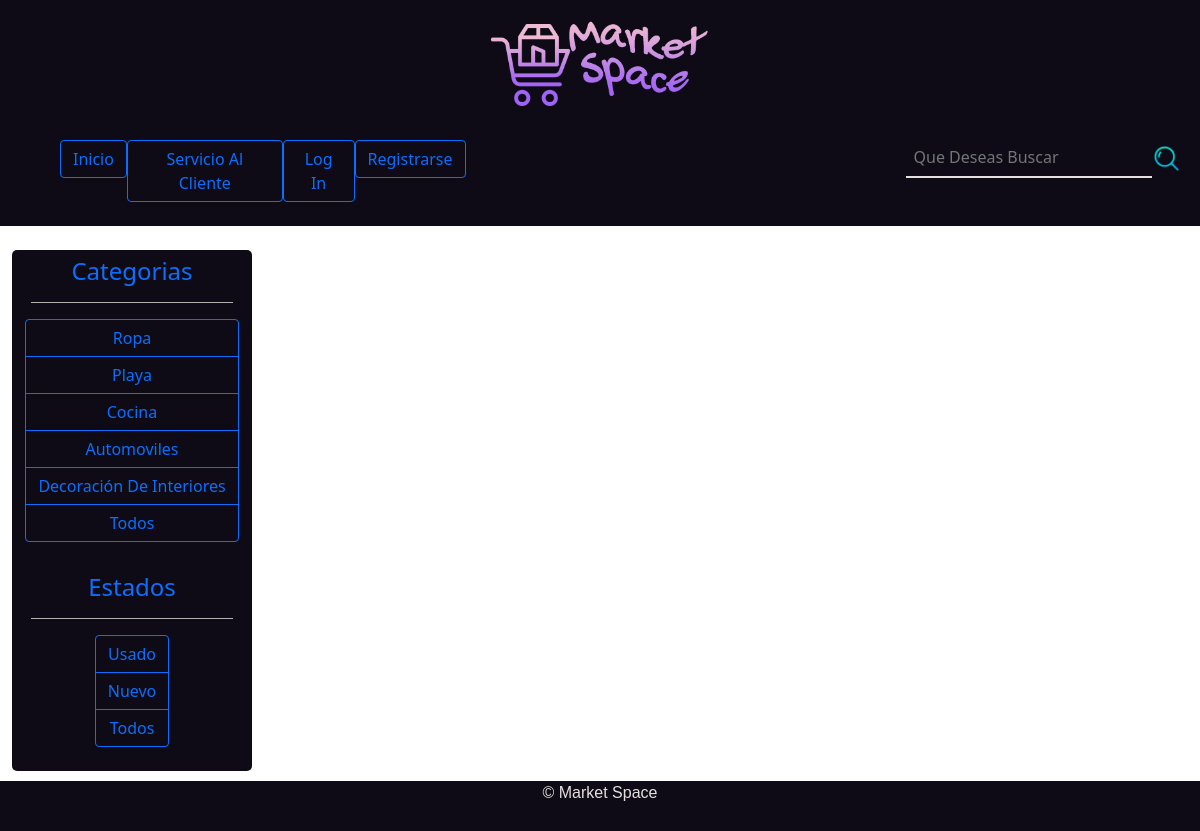
/categorias/2/, run on an earlier commit of the app's database.
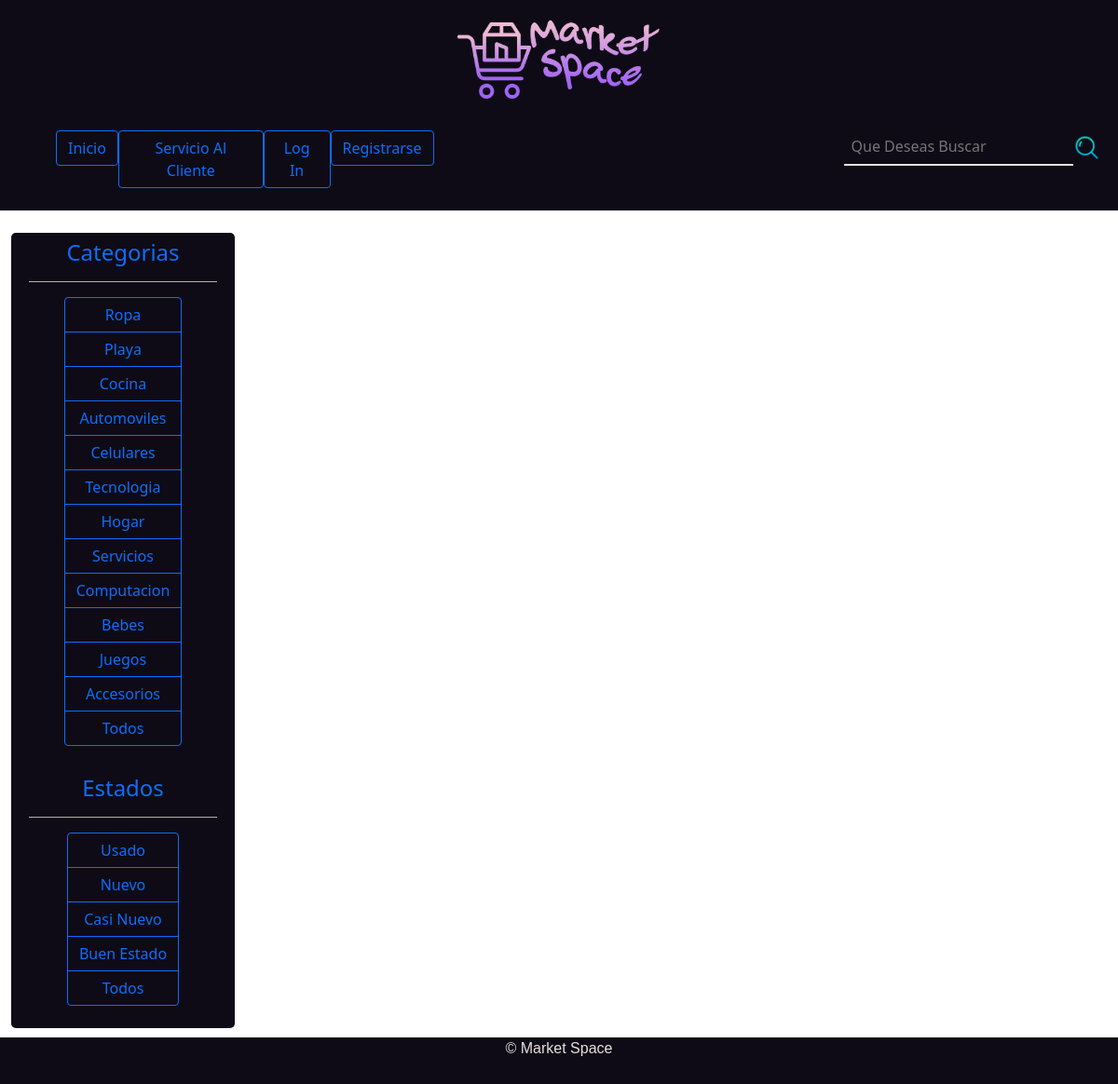
And on a later commit of the database.
### App/models.py (models this page shows, shortened)
class Categoria(models.Model):
    nombre = models.CharField(max_length=50)

class Estado(models.Model):
    nombre = models.CharField(max_length=50)

### App/views.py (the view)
# urls.py: path('categorias/<id>/', categorias, name='categorias'),
def categorias(request, id):
    productos = Producto.objects.filter(categoria=id)
    categorias = Categoria.objects.all()
    estados = Estado.objects.all()
    data = {
        'productos':productos,
        'categorias':categorias,
        'estados':estados
    }
    return render(request, 'app/categoria.html', data)

### App/templates/app/categoria.html (shortened to what this page needs)
{% extends 'app/layout.html' %} {% load static %} {% block css %}
<link rel="stylesheet" href="{% static 'css/inicio.css' %}"> {% endblock %} {% block contenido %}
<section class="section">
    <h1>Categorias</h1>
    <div class="hr">
        <hr>
    </div>
    <div class="menu">
        <div class="btn-group-vertical">
            {% for c in categorias %}
            <a href="{% url 'categorias' c.id %}" class="btn btn-outline-primary" type="button">
                        {{ c.nombre | title }}
            </a> {% endfor %}<a href="{% url 'inicio' %}" class="btn btn-outline-primary" type="button">
                Todos
            </a>
        </div>
    </div>
    <br>
    <h1>Estados</h1>
    <div class="hr">
        <hr>
    </div>
    <div class="menu">
        <div class="btn-group-vertical">
            {% for e in estados %}
            <a href="{% url 'estados' e.id %}" class="btn btn-outline-primary" type="button">
                        {{ e.nombre | title }}
            </a> {% endfor %}<a href="{% url 'inicio' %}" class="btn btn-outline-primary" type="button">
                Todos
            </a>
        </div>
    </div>
    <br>
</section>
{% load humanize %}
<br><br><br> {% endblock %}

What changed in the data, as far as the page shows it:
removed Categoria: nombre "Decoración De Interiores"
added Categoria: nombre "Celulares"
added Categoria: nombre "Tecnologia"
added Categoria: nombre "Hogar"
added Categoria: nombre "Servicios"
added Categoria: nombre "Computacion"
added Categoria: nombre "Bebes"
added Categoria: nombre "Juegos"
added Categoria: nombre "Accesorios"
added Estado: nombre "Casi Nuevo"
added Estado: nombre "Buen Estado"
